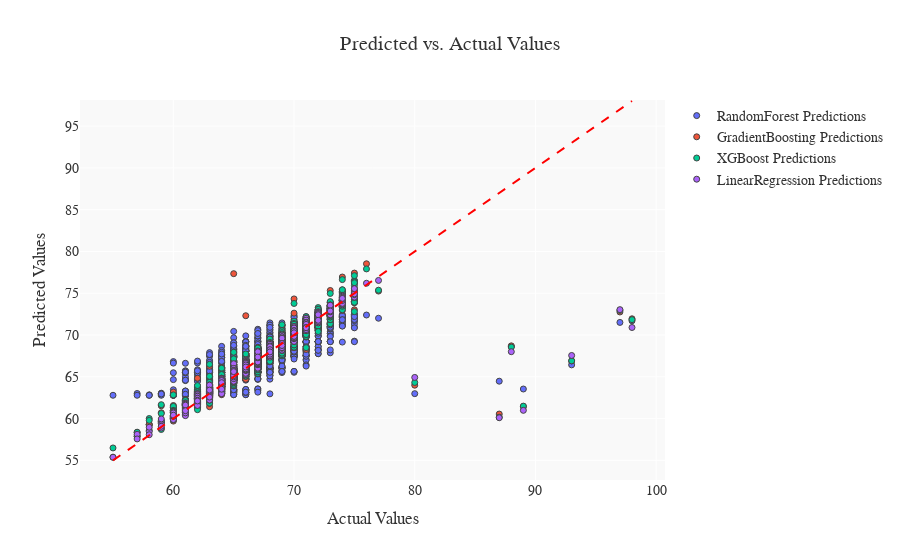

Here is the notebook cell this chart was saved with:
### Code cell
# Step 3: Create the Plotly plot with predictions from all models
fig = go.Figure()

# Add traces for each model's predictions
for name, result in results.items():
    fig.add_trace(go.Scatter(
        x=y_test, 
        y=result['y_pred'], 
        mode='markers',
        name=f'{name} Predictions',
        marker=dict(
            size=6,
            line=dict(width=1),
        )
    ))


# Add a diagonal line to indicate where predicted = actual
fig.add_shape(
    type="line",
    x0=min(y_test), x1=max(y_test),
    y0=min(y_test), y1=max(y_test),
    line=dict(color="red", dash="dash")
)

# Update the layout for better aesthetics
fig.update_layout(
    title="Predicted vs. Actual Values",
    xaxis_title="Actual Values",
    yaxis_title="Predicted Values",
    plot_bgcolor="#f9f9f9",  # Set background color for the plot
    paper_bgcolor="#ffffff",  # Set background color for the entire figure
    title_x=0.5,  # Center the title
    font=dict(
        family="Arial, sans-serif",  # Set the font family
        size=14,  # Set the font size
        color="#333333"  # Set the font color
    )
)

# Show the plot
fig.show()

### Figure 1 — Plotly figure (JSON) as saved in the notebook; plotly's stock layout.template omitted (floating-point values rounded to 4 significant figures; data arrays with more than 128 entries replaced by an {"elided": "..."} marker saying what was removed)
{"data": [{"marker": {"line": {"width": 1}, "size": 6}, "mode": "markers", "name": "RandomForest Predictions", "type": "scatter", "x": {"elided": "1322 int values"}, "y": {"elided": "1322 float values"}}, {"marker": {"line": {"width": 1}, "size": 6}, "mode": "markers", "name": "GradientBoosting Predictions", "type": "scatter", "x": {"elided": "1322 int values"}, "y": {"elided": "1322 float values"}}, {"marker": {"line": {"width": 1}, "size": 6}, "mode": "markers", "name": "XGBoost Predictions", "type": "scatter", "x": {"elided": "1322 int values"}, "y": {"elided": "1322 float values"}}, {"marker": {"line": {"width": 1}, "size": 6}, "mode": "markers", "name": "LinearRegression Predictions", "type": "scatter", "x": {"elided": "1322 int values"}, "y": {"elided": "1322 float values"}}], "layout": {"font": {"color": "#333333", "family": "Arial, sans-serif", "size": 14}, "paper_bgcolor": "#ffffff", "plot_bgcolor": "#f9f9f9", "shapes": [{"line": {"color": "red", "dash": "dash"}, "type": "line", "x0": 55, "x1": 98, "y0": 55, "y1": 98}], "title": {"text": "Predicted vs. Actual Values", "x": 0.5}, "xaxis": {"title": {"text": "Actual Values"}}, "yaxis": {"title": {"text": "Predicted Values"}}}}
